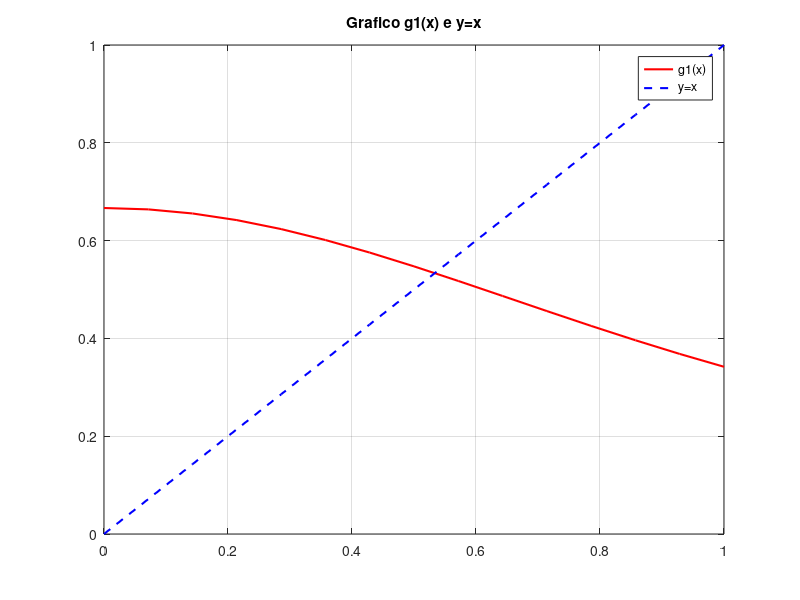
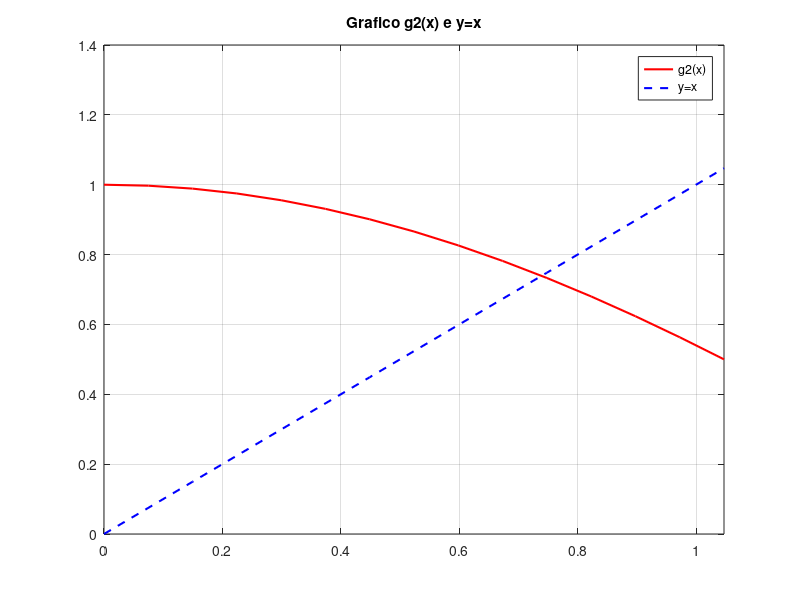

The MATLAB script that drew these images, in order: (Note: this script raises an error after producing the figures.)
function matlab()
    format long;
    % Risoluzione del Problema 2.6 completo
    
    % Definizione delle funzioni g1 e g2
    g1 = @(x) (1 + exp(-x.^2)) ./ (x.^2 + 3);
    g2 = @(x) cos(x);
    
    % Intervalli
    intervallo1 = [0, 1];
    intervallo2 = [0, pi/3];
    
    % Valori di epsilon da considerare
    epsilons = 10.^(-1:-1:-10);
    
    % Punto di innesco iniziale
    x0_1 = 0.5; % Puoi scegliere un valore qualsiasi in [0,1]
    x0_2 = pi/6; % Un valore qualsiasi in [0, pi/3]
    
    % Numero massimo di iterazioni
    Nmax = 1000;
    
    % Grafici
    figure;
    fplot(g1, intervallo1, 'r', 'LineWidth', 1.5);
    hold on;
    fplot(@(x) x, intervallo1, 'b--', 'LineWidth', 1.5);
    title('Grafico g1(x) e y=x');
    legend('g1(x)', 'y=x');
    grid on;
    
    figure;
    fplot(g2, intervallo2, 'r', 'LineWidth', 1.5);
    hold on;
    fplot(@(x) x, intervallo2, 'b--', 'LineWidth', 1.5);
    title('Grafico g2(x) e y=x');
    legend('g2(x)', 'y=x');
    grid on;
    
    % Tabelle risultati
    disp('--- Risultati per g1(x) ---');
    tabella1 = calcolaTabella(g1, x0_1, epsilons, Nmax);
    disp(tabella1);
    
    disp('--- Risultati per g2(x) ---');
    tabella2 = calcolaTabella(g2, x0_2, epsilons, Nmax);
    disp(tabella2);
end

function risultati = calcolaTabella(g, x0, epsilons, Nmax)
    % Calcolo approssimazioni alpha_e per diverse soglie epsilon
    
    n = length(epsilons);
    risultati = table('Size',[n 4],'VariableTypes',{'double','double','double','double'}, ...
                      'VariableNames',{'Epsilon','Alpha_e','NumIterazioni','ErroreModulo'});
    
    for i = 1:n
        epsilon = epsilons(i);
        [alpha_e, K, errore] = punto_fisso(g, x0, epsilon, Nmax);
        risultati.Epsilon(i) = epsilon;
        risultati.Alpha_e(i) = alpha_e;
        risultati.NumIterazioni(i) = K;
        risultati.ErroreModulo(i) = errore;
    end
end

function [xk, k, errore] = punto_fisso(g, x0, epsilon, Nmax)
    % Metodo di iterazione funzionale (punto fisso)
    
    xk = x0;
    for k = 1:Nmax
        xk1 = g(xk);
        if abs(xk1 - xk) <= epsilon
            xk = xk1;
            errore = abs(xk - g(xk));
            return
        end
        xk = xk1;
    end
    % Se non si soddisfa la condizione entro Nmax iterazioni
    errore = abs(xk - g(xk));
end
